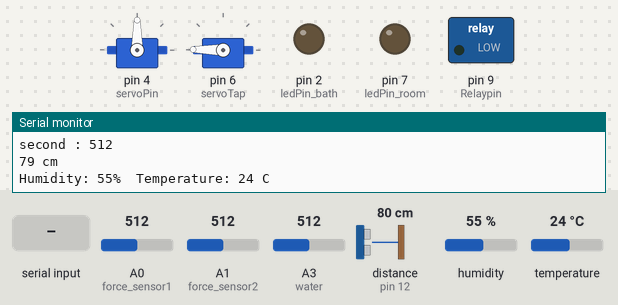
Recording of a sketch running on a simulated Arduino Uno, built with avr-gcc and run on an emulated ATmega328P. Shown: 2 × servo, switched loads named in the sketch (green lamp = pin HIGH), output pins drawn as LEDs (lit = HIGH), the last lines printed to the serial monitor. Wiring (inferred from the names in the program): ultrasonic range finder: trigger pin 11; echo pin 12. The inputs (shaded band) are chosen by the test bench; at power-on: humidity 55 %, distance to the obstacle (sensor on pin 12) 80 cm, A0 (force_sensor1) = 512, A1 (force_sensor2) = 512, A3 (water) = 512, temperature 24 °C. The echo pulse lasts 58.3 µs per cm; pins used as bus, display or sensor lines are not drawn.

Above: at 1.2 s.
1.3 s: "1" received over the second serial link
At 1.54 s:
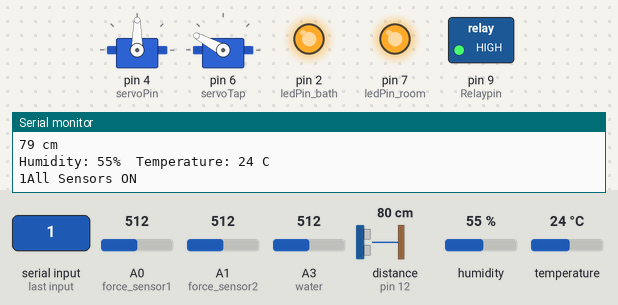
At 2.8 s:
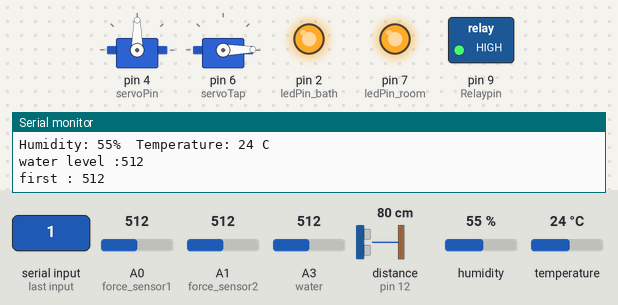
3.8 s: humidity set to 74 %
6.8 s: humidity set to 77 %
10.4 s: distance to the obstacle (sensor on pin 12) set to 10 cm
13.9 s: distance to the obstacle (sensor on pin 12) set to 7 cm
At 16.99 s:
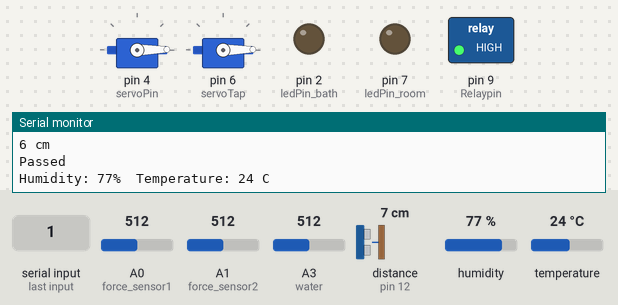
17.4 s: A0 (force_sensor1) set to 40
At 21.6 s:
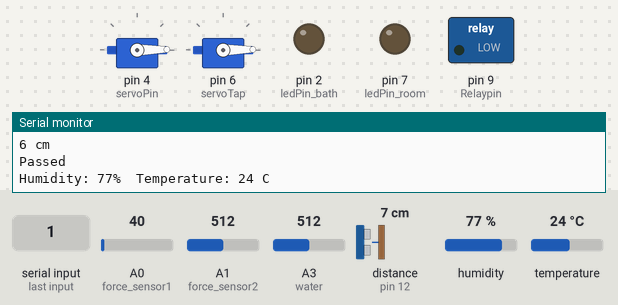
Timing chart, 0 to 22.9 s (numbered marks = the images above; inputs shaded):
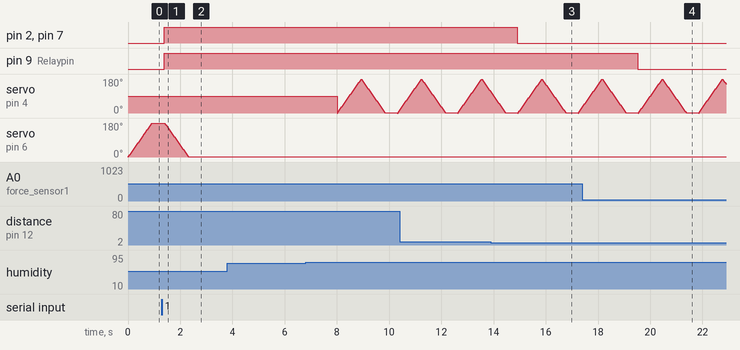

The sketch:

SensorControl.ino
```cpp
#include <Servo.h>
#include "DHT.h"
#include <SoftwareSerial.h>

Servo myservo;
Servo Tapservo;
int force_sensor1 = A0;
int force_sensor2 = A1;
int water = A3;

//블루투스 모듈
#define blueTX 5  // BT_TXD를 5로 설정합니다.
#define blueRX 13  // BT_RXD를 13으로 설정합니다.

SoftwareSerial mySerial(blueRX, blueTX);
//5, 13번 data pin사용

int ledPin_bath= 2;

int dhtPin = 3;

int servoPin = 4;

int servoTap = 6;

int ledPin_room = 7;

int Relaypin = 9;

int count = 0;
int alarm = -1;
int ButtonSwitch =0;

//초음파 센서
#define echoPin 12                    // echoPin을 12로 설정합니다.
#define trigPin 11                   // trigPin을 13으로 설정합니다.
//12~13 data pin사용

long duration, distance;

DHT dht(dhtPin,DHT11);

int old_force1=0;
int val = 0;

int angle = 0;

void setup() {
  // put your setup code here, to run once:

  Serial.begin(9600);

  mySerial.begin(9600);

  myservo.attach(servoPin);
  Tapservo.attach(servoTap);

  pinMode(Relaypin, OUTPUT);

  pinMode(ledPin_bath, OUTPUT);
  pinMode(ledPin_room, OUTPUT);

  pinMode(force_sensor1, INPUT);
  pinMode(force_sensor2, INPUT);

  pinMode(trigPin, OUTPUT);   // trigPin 핀을 출력핀으로 설정합니다.
  pinMode(echoPin, INPUT);    // echoPin 핀을 입력핀으로 설정합니다.
}

void loop() {

  // put your main code here, to run repeatedly:
  int level = analogRead(water);  // 수분센서의 신호를 측정합니다.


  int force_val1 = analogRead(force_sensor1);
  int force_val2 = analogRead(force_sensor2);


 int angle1 = 0;

//블루투스 모듈 (begin)
  if (mySerial.available()) {
    Serial.write(mySerial.read());  //블루투스측 내용을 시리얼모니터에 출력
    alarm = 1;
    ButtonSwitch++;
    if(ButtonSwitch>1){
      ButtonSwitch=0;
    }
    else if(ButtonSwitch==0){
      alarm=-1;
    }
    if(alarm==1){
      Serial.println("All Sensors ON");
      digitalWrite(ledPin_room, HIGH);
      digitalWrite(ledPin_bath, HIGH);
      digitalWrite(Relaypin, HIGH);
      for(angle1 = 180; angle1 > 0; angle1--)
      {
        Tapservo.write(angle1);
        delay(5);
      }
    }
    else{
    Serial.println("All Sensors OFF");
    }
  }
  if(Serial.available()){
    mySerial.write(Serial.read());
  }
//블루투스 모듈 (end)


//릴레이1채널 + 진동
/*
  if(val == 1){
    digitalWrite(Relaypin, HIGH);
  }
  else{
    digitalWrite(Relaypin, LOW)
  };*/
//

//물 센서
  Serial.println(String("water level :")+level);
//  delay(100);
  if(level >500 && count == 0){
    for(angle1 = 0; angle1 < 180; angle1++)
    {
      Tapservo.write(angle1);
      delay(5);
      count++;
    }
    angle1 = 0;
  }

  if(level < 500){
    count = 0;
  }

//압력
  Serial.println("first : "+String(force_val1));
//  delay(100);
  Serial.println("second : "+String(force_val2));
//  delay(100);


//초음파 센서 (begin)
  digitalWrite(trigPin, LOW);                 // trigPin에 LOW를 출력하고
  delayMicroseconds(2);                    // 2 마이크로초가 지나면
  digitalWrite(trigPin, HIGH);                // trigPin에 HIGH를 출력합니다.
  delayMicroseconds(10);                  // trigPin을 10마이크로초 동안 기다렸다가
  digitalWrite(trigPin, LOW);                // trigPin에 LOW를 출력합니다.
  duration = pulseIn(echoPin, HIGH);   // echoPin핀에서 펄스값을 받아옵니다.

  distance = duration * 17 / 1000;          //  duration을 연산하여 센싱한 거리값을 distance에 저장합니다.

  if (distance >= 200 || distance <= 0)       // 거리가 200cm가 넘거나 0보다 작으면
  {
    Serial.println("거리를 측정할 수 없음");   // 에러를 출력합니다.
  }
  else if(distance >= 0 && distance <=7){
    digitalWrite(ledPin_bath, LOW);
    digitalWrite(ledPin_room, LOW);
    Serial.print(distance);
    Serial.println(" cm");
    Serial.println("Passed");
  }
    else                                               // 거리가 200cm가 넘지 않거나 0보다 작지 않으면
  {
    Serial.print(distance);                        // distance를 시리얼 모니터에 출력합니다.
    Serial.println(" cm");                         // cm를 출력하고 줄을 넘깁니다.
                                                     // distance가 10이면 10 cm로 출력됩니다.
  }
//  delay(100);                                         // 0.5초동안 기다립니다.
//초음파센서 (end)


//압력 값 조건 되면
  if(force_val1 < 50 && force_val2 != 0 && old_force1 > force_val1+100){
    digitalWrite(Relaypin, LOW);
  }

  old_force1 = force_val1;

 //온습도 측정 데이터 보여줌
  int humidity = dht.readHumidity();
  int temperature = dht.readTemperature();

  Serial.print("Humidity: ");  // 문자열 Humidity: 를 출력한다.
  Serial.print(humidity);  // 변수 h(습도)를 출력한다.
  Serial.print("%\t");  // %를 출력한다
  Serial.print("Temperature: ");  // 이하생략
  Serial.print(temperature);
  Serial.println(" C");


//습도 높으면 환기 모터 돌아감
  if(humidity  > 75){
    for(angle = 0; angle < 180; angle++)
    {
      myservo.write(angle);
      delay(5);
    }
    // now scan back from 180 to 0 degrees
    for(angle = 180; angle > 0; angle--)
    {
      myservo.write(angle);
      delay(5);
    }
  }

  delay(450);

}
```

Measured:
- the behaviour switches between 9 and 8 cm on distance to the obstacle (sensor on pin 12) (found by bisection; images 2 and 3)
- after the input at 1.3 s, pin 2 (ledPin_bath), pin 7 (ledPin_room), pin 9 (Relaypin): LOW → HIGH after 0.10 s
- after the input at 13.9 s, pin 2 (ledPin_bath), pin 7 (ledPin_room): HIGH → LOW after 1.0 s
- after the input at 17.4 s, pin 9 (Relaypin): HIGH → LOW after 2.1 s
